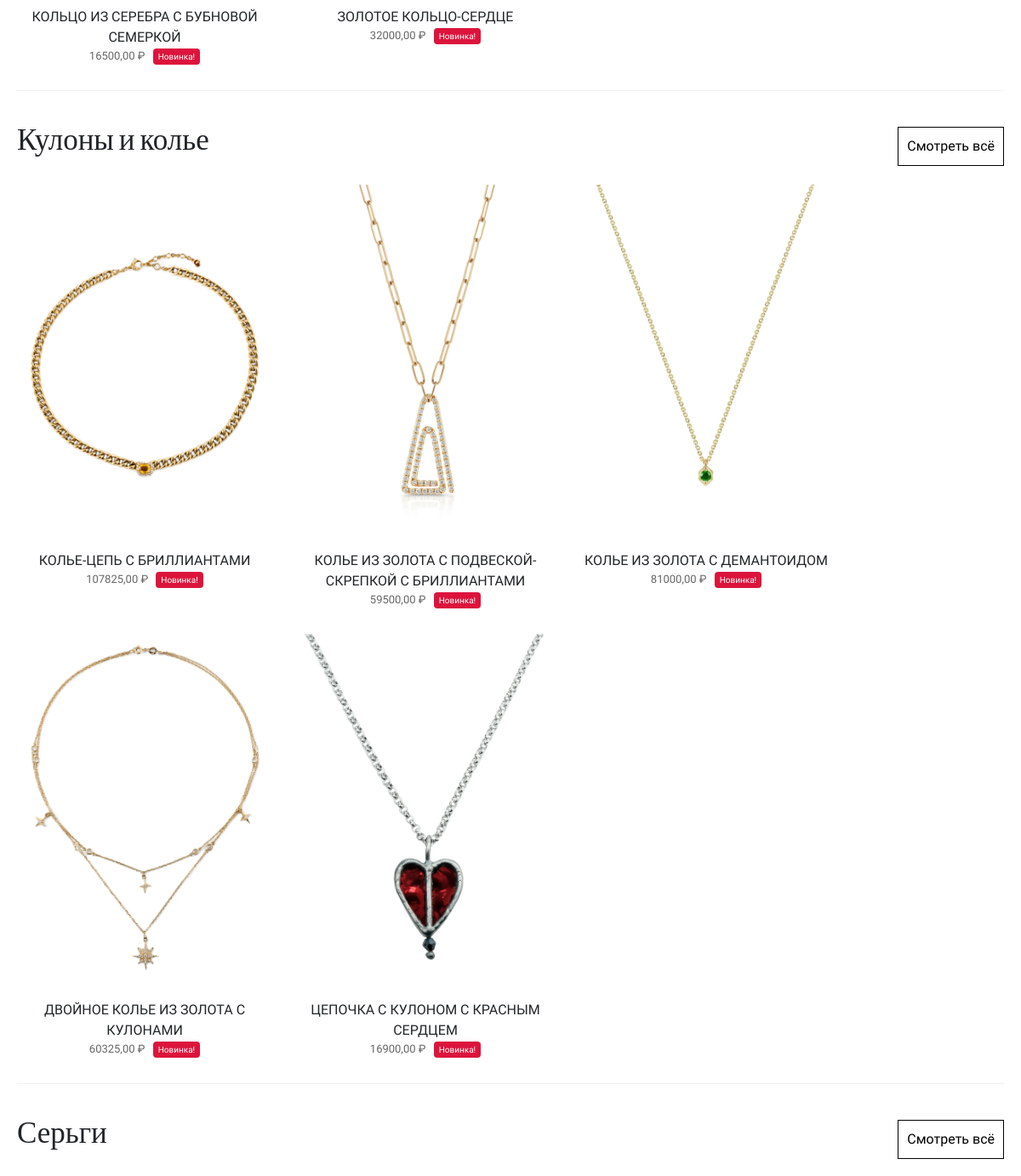
Before: /news/ (middle part) with the older database file.
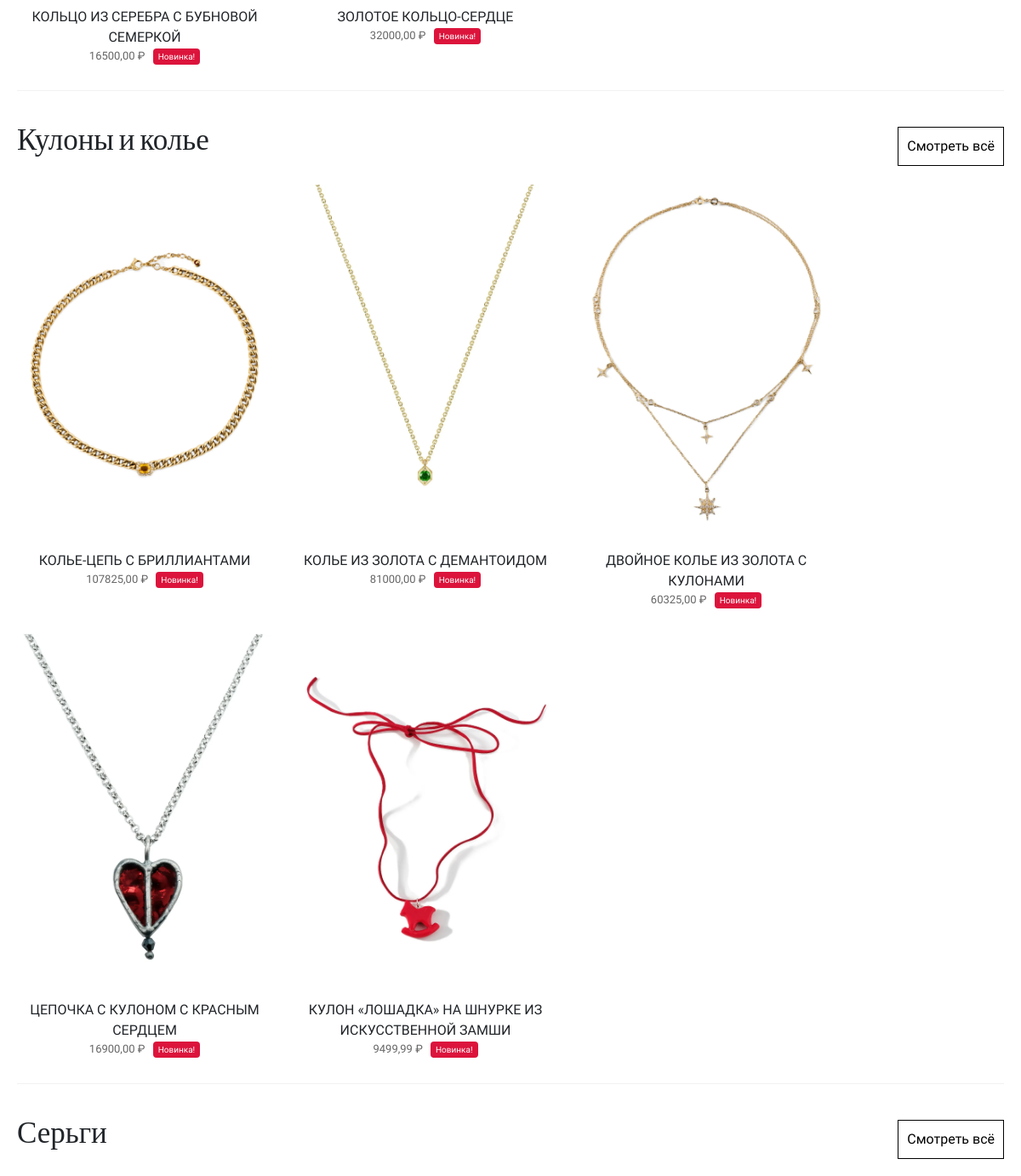
After: the same page with the newer database file.
### webapp/models.py (models this page shows, shortened)
class ViewProduct(models.Model):
    TYPE_CHOICES = [
        ('all', 'Показать все'),
        ('gold', 'Золото'),
        ('silver', 'Серебро'),
    ]
    type_material = models.CharField(max_length=10, choices=TYPE_CHOICES, verbose_name="Вид материала", default='all')
    category = models.ForeignKey(TypeProduct, related_name='view_products', on_delete=models.CASCADE,
                                 verbose_name='Категория', null=True, blank=True)
    product = models.ImageField(upload_to='productimage', verbose_name="Изображение товара")
    product2 = models.ImageField(upload_to='productimageswiper', verbose_name="Изображение товара2", null=True,
                                 blank=True)
    name_product = models.CharField(max_length=200, verbose_name="Название")
    price = models.DecimalField(max_digits=10, decimal_places=2, verbose_name="Цена")
    quantity = models.PositiveIntegerField(default=0, verbose_name="Количество")
    is_active = models.BooleanField(default=True, verbose_name="Активен", db_index=True)
    views = models.PositiveIntegerField(default=0, verbose_name="Просмотры")
    created_at = models.DateTimeField(auto_now_add=True)
    updated_at = models.DateTimeField(auto_now=True)
    old_price = models.DecimalField(max_digits=10, decimal_places=2, blank=True, null=True, verbose_name='Старая цена')
    discount = models.DecimalField(max_digits=5, decimal_places=2, blank=True, null=True, verbose_name='Скидка (%)')
    final_price = models.DecimalField(max_digits=10, decimal_places=2, blank=True, null=True,
                                      verbose_name='Цена со скидкой')
    objects = ProductQuerySet.as_manager()
    class Meta:
        ordering = ['-created_at']
        verbose_name = 'Все товары'
        verbose_name_plural = 'Все товары'
        indexes = [models.Index(fields=['is_active']), ]
    def get_absolute_url(self):
        return reverse('product_view', kwargs={'pk': self.pk})

class TypeProduct(models.Model):
    image = models.ImageField(upload_to='type')
    name = models.CharField(max_length=200, verbose_name="Наименование категории")
    order = models.PositiveIntegerField(default=0, verbose_name="Порядок сортировки")
    class Meta:
        ordering = ['order', 'name']
        verbose_name = 'Категория'
        verbose_name_plural = 'Категории'

### webapp/views.py (the view)
# urls.py: path('news/', news, name='news'),
def news(request):
    recent_date = timezone.now() - timedelta(days=30)
    categories = TypeProduct.objects.all()
    products_by_category = {}
    for category in categories:
        products = ViewProduct.objects.filter(
            category=category,
            created_at__gte=recent_date,
            is_active=True,
            quantity__gt=0
        )
        if products.exists():
            products_by_category[category] = products[:5]
    context = {'products_by_category': products_by_category}
    return render(request, 'news.html', context)

### webapp/context_processors.py (called while the page is built)
def cart_items_count(request):
    if request.user.is_authenticated:
        cart = Cart.objects.filter(user=request.user).first()
        return {'cart_items_count': cart.total_items if cart else 0}
    return {'cart_items_count': 0}

def wishlist_items_count(request):
    if request.user.is_authenticated:
        wishlist = Wishlist.objects.filter(user=request.user).first()
        return {'wishlist_items_count': wishlist.items.count() if wishlist else 0}
    return {'wishlist_items_count': 0}

### templates/news.html (shortened to what this page needs)
{% extends "base.html" %}
{% load static %}
{% block content %}
<section class="new-section">
    {% for category, products in products_by_category.items %}
    <div class="new-header">
        <h3 class="new-category-title">{{ category.name }}</h3>
        <a href="{% url 'product_list_by_category' category.id %}?sort=new" class="new-button">Смотреть всё</a>
    </div>
    <div class="new-row">
        {% for product in products %}
        <a href="{{ product.get_absolute_url }}" class="new-card">
            <img src="{{ product.product.url }}" class="new-img" alt="{{ product.name_product }}">
            <div class="new-info">
                <div class="new-name">{{ product.name_product }}</div>
                <div class="new-price">
                    {{ product.final_price }} ₽
                    <span class="new-label">Новинка!</span>
                </div>
            </div>
        </a>
        {% endfor %}
    </div>
    <hr class="new-divider">
    {% endfor %}
</section>
{% endblock %}

Changed rows visible on the page:
changed TypeProduct "Кулоны и колье": loses ViewProduct (product (picture), name_product "КОЛЬЕ ИЗ ЗОЛОТА С ПОДВЕСКОЙ-СКРЕПКОЙ С БРИЛЛИАНТАМИ", final_price "59500,00"); gains ViewProduct (product (picture), name_product "КУЛОН «ЛОШАДКА» НА ШНУРКЕ ИЗ ИСКУССТВЕННОЙ ЗАМШИ", final_price "9499,99")
